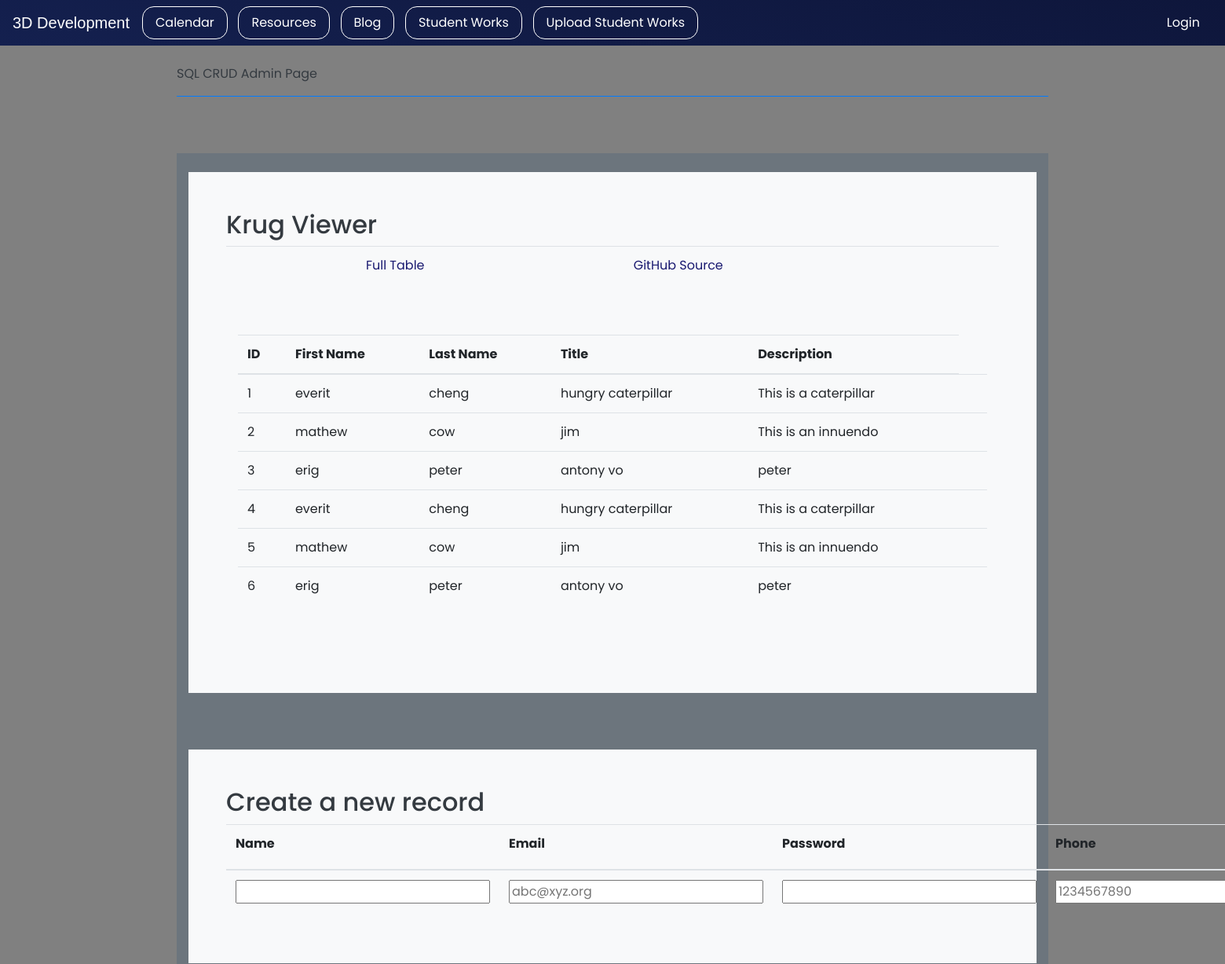
The page /krug/ (upper part) on the database as committed earlier.
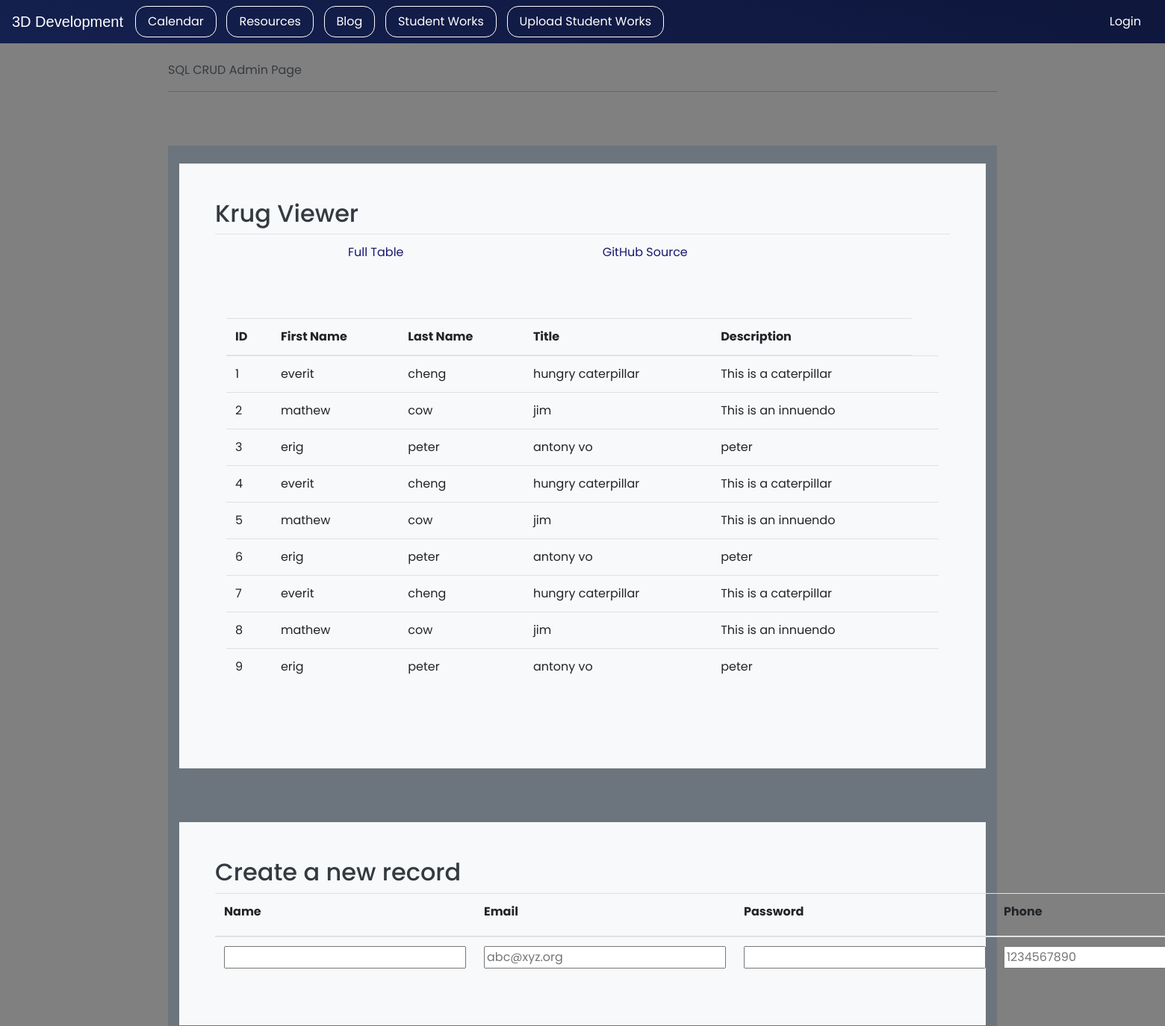
The same page on the database as committed later.
### model.py (models this page shows, shortened)
class Students(db.Model):
    studentID = db.Column(db.Integer, primary_key=True)
    firstname = db.Column(db.String(255))
    lastname = db.Column(db.String(255))
    title = db.Column(db.String(255))
    description = db.Column(db.Text)
    def read(self):
        return {
            "studentID": self.studentID,
            "firstname": self.firstname,
            "lastname": self.lastname,
            "title": self.title,
            "description": self.description
        }

### krug/app_crud.py (the view)
@app_krug.route('/')
def crud():
    return render_template("krug.html", table=students_all())

### krug/query.py (called while the page is built)
def students_all():
    return students_all_alc()

def students_all_alc():
    table = Students.query.all()
    json_ready = [peep.read() for peep in table]
    return json_ready

### krug/templates/cruddy/krug.html (shortened to what this page needs)
<!DOCTYPE html>
{% extends "layouts/base.html" %}
{% block body %}
    <div class="container py-4">
        <header class="pb-3 mb-4 border-bottom border-primary text-dark">
            <span class="fs-4">SQL CRUD Admin Page</span>
        </header>
    </div>
    <div class="container py-4 text-light">
        <div class="container bg-secondary py-4">
            <div class="p-5 mb-4 bg-light text-dark rounded-3">
                <h2>Krug Viewer</h2>
                <div class="row align-items-md-stretch">
                    <table class="table">
                        <tbody>
                        <tr>
                            <td></td>
                            <td></td>
                            <td><a href={{url_for('krug.crud')}}>Full Table </a></td>
                            <td><a href="https://github.com/nighthawkcoders/nighthawk_csp/tree/master/crud">GitHub Source</a></td>
                        </tr>
                        </tbody>
                    </table>
                </div>
                <div class="row align-items-md-stretch">
                    <div class="container-fluid py-5">
                        <table class="table">
                            <thead>
                            <tr>
                                <th>ID</th>
                                <th>First Name</th>
                                <th>Last Name</th>
                                <th>Title</th>
                                <th>Description</th>
                            </tr>
                            </thead>
                            <tbody>
                            {% for row in table %}
                                <tr>
                                    <td>{{ row['studentID'] }}</td>
                                    <td>{{ row['firstname'] }}</td>
                                    <td>{{ row['lastname'] }}</td>
                                    <td>{{ row['title'] }}</td>
                                    <td>{{ row['description']}}</td>
                                    <td>{{ pnf }}</td>
                                </tr>
                            {% endfor %}
                            </tbody>
                        </table>
                    </div>
                </div>
            </div>
        </div>
        <div class="container bg-secondary py-4">
            <div class="p-5 mb-4 bg-light text-dark rounded-3">
                <h2>Create a new record</h2>
                <form method="POST" ID="create" action={{url_for('krug.create')}} >
                    <table class="table">
                        <thead>
                        <tr>
                            <th><label for="name">Name</label></th>
                            <th><label for="email">Email</label></th>
                            <th><label for="password">Password</label></th>
                            <th><label for="phone">Phone</label></th>
                        </tr>
                        </thead>
                        <tbody>
                        <tr>
                            <td><input type="text" name="name" id="name" required></td>
                            <td><input type="email" name="email" id="email" placeholder="abc@xyz.org" required></td>
                            <td><input type="password" name="password" id="password" required></td>
                            <td><input type="tel" name="phone" id="phone" pattern="[0-9]{10}" placeholder="1234567890" required></td>
                        </tr>
                        </tbody>
                    </table>
                </form>
            </div>
        </div>
    </div>
{% endblock %}

### templates/layouts/base.html (shortened to what this page needs)
<!DOCTYPE HTML>
<html lang="en">
{% set name = "3D Development" %}
{% set github = "https://github.com/NinjaBreadLord/grup-grass" %}
<head>
    <link rel="stylesheet" href="https://stackpath.bootstrapcdn.com/bootstrap/4.3.1/css/bootstrap.min.css">
    <link rel="stylesheet" href="https://cdnjs.cloudflare.com/ajax/libs/font-awesome/4.7.0/css/font-awesome.min.css">
</head>
<body>
{% include "layouts/navbar.html" %}
{% block body %}{% endblock %}
</body>
</html>

### templates/layouts/navbar.html (shortened to what this page needs)
<div class="navborder">
    <nav class="navbar navbar-expand-sm navbar-light bg-custom-2 ">
    <a class="navbar-brand" href="/" style="font-family: Helvetica; color:white;" title="3D Dev">3D Development</a>
    <div class="collapse navbar-collapse" id="navbarNavAltMarkup">
        <a class="nav-link nav-item"  href={{ url_for('calender') }}>Calendar</a>
        <a class="nav-link nav-item" href={{ url_for('greet') }}>Resources</a>
        <a class="nav-link nav-item" href={{ url_for('blog') }}>Blog</a>
        <a class="nav-link nav-item" href="studentworks">Student Works</a>
        <a class="nav-link nav-item" href="upload">Upload Student Works</a>
        <a class="nav-link nav navbar-nav ml-auto" style="color: white" href={{ url_for('crud.crud_login') }}>Login</a>
    </div>
    </nav>
</div>

### templates/layouts/base.html (style rules this page uses)
:root { --white: whitesmoke; --black: black; --grey: grey; }
html, body { margin: 0; height: 100%; animation: fadein 2s; -moz-animation: fadein 2s; -webkit-animation: fadein 2s; -o-animation: fadein 2s; background-color: var(--grey); color: var(--white); }
a { color: midnightblue; }
.row { margin: auto; }

### templates/layouts/navbar.html (style rules this page uses)
body { font-family: 'Poppins', sans-serif; }

Rows that differ between the two databases and show on the page:
added Students: studentID "7", firstname "everit", lastname "cheng", title "hungry caterpillar", description "This is a caterpillar"
added Students: studentID "8", firstname "mathew", lastname "cow", title "jim", description "This is an innuendo"
added Students: studentID "9", firstname "erig", lastname "peter", title "antony vo", description "peter"
